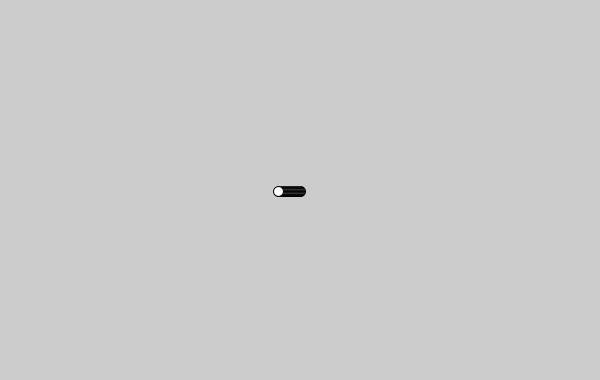
Frame 1 (no input)
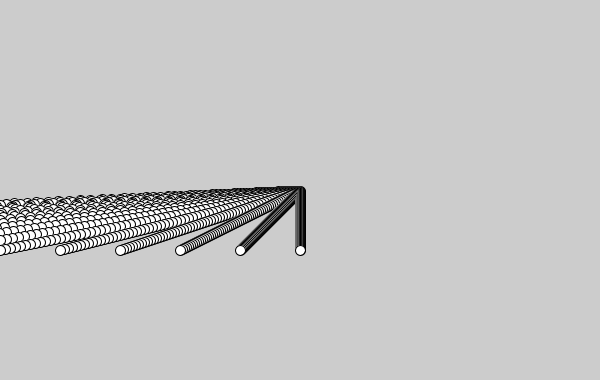
Frame 60 (the mouse pressed at the canvas centre just before this capture)
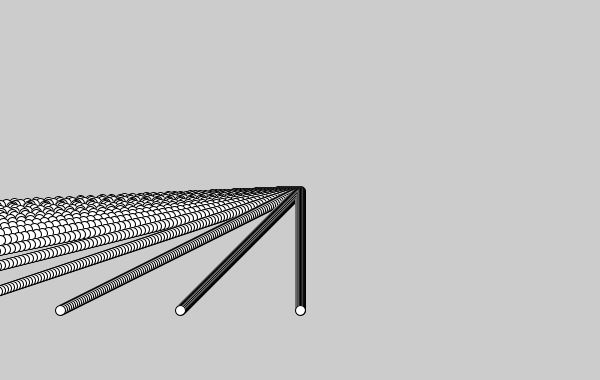
Frame 120 (the mouse held since frame 60 and released just before this capture)

The Processing sketch that drew these frames (run headless with seeded random() and noise(); from frame 60 on, the mouse is pressed at the canvas centre):

// Processing sketch: clase_2bc
// ── clase_2bc.pde
int elem=23;
float[] x=new float[elem];
float[] y=new float[elem];
float[] vx=new float[elem];
float[] vy=new float[elem];

//float x,y,vx,vy;

void setup() {

  size(600, 380);
  for (int i=0; i<elem; i++) {
    x[i]=width/2;
    y[i]=height/2;
    vx[i]=-1*i;
    vy[i]=1;
  }
  
}

void draw() {

  for (int i=0; i<elem; i++) {

    x[i]+=vx[i];
    y[i]+=vy[i];
    ellipse(x[i], y[i], 10, 10);
  }
}
